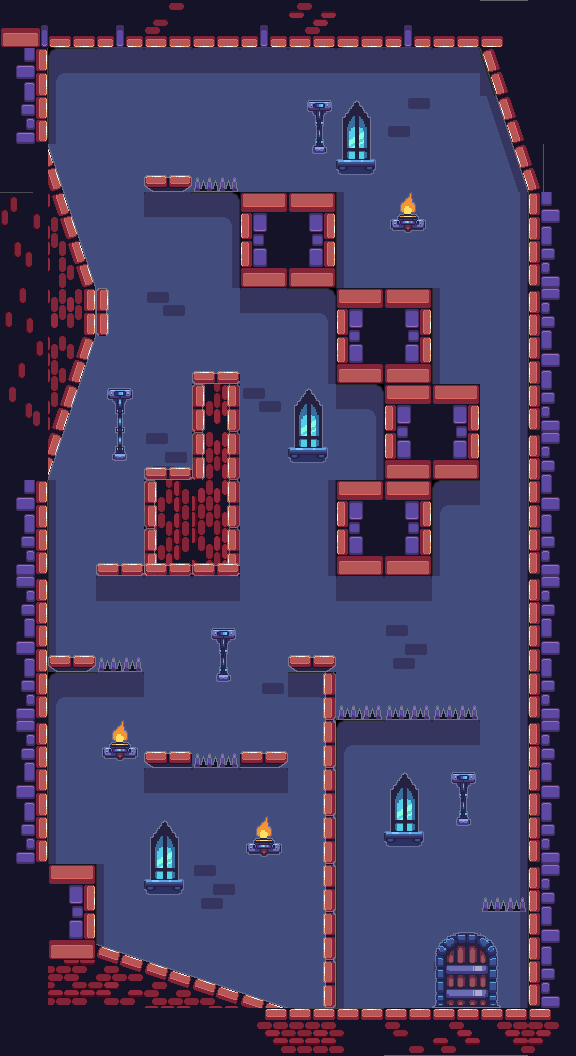

A 2D game scene composited from a Tiled map and its tileset images. What follows is a short description and the map's XML, with every tile layer's data as written:
An orthogonal 12x22 tile map with 48x48 px tiles, 3 tile layers (Background 1, Background 2, Background 3) and 23 objects.

<map version="1.5" tiledversion="1.7.2" orientation="orthogonal" renderorder="right-down" width="12" height="22" tilewidth="48" tileheight="48" infinite="0" nextlayerid="7" nextobjectid="30">
 <tileset firstgid="1" source="map_9.tsx" />
 <layer id="1" name="Background 1" width="12" height="22">
  <data encoding="csv">
19,20,21,22,20,21,30,20,21,20,1073741944,1,
55,218,206,206,206,206,206,206,206,206,2684354763,1,
73,236,238,238,238,238,238,238,225,238,3758096591,1,
1,238,238,238,238,238,238,238,238,238,2684354781,1,
1610612742,238,238,206,228,68,69,236,238,238,246,67,
1610612741,238,238,238,246,86,87,236,238,238,246,85,
1610612740,238,238,239,238,206,228,68,69,236,246,49,
1610612739,238,238,238,238,238,246,86,87,236,246,67,
1610612738,238,238,238,1610612835,239,238,228,68,69,246,85,
1,238,238,223,1610612834,238,238,246,86,87,246,49,
55,236,238,1610612836,1610612833,238,246,68,69,218,246,67,
73,236,238,1610612835,1610612832,238,246,86,87,236,246,85,
37,236,206,206,206,238,238,206,206,238,246,49,
55,236,238,238,238,238,238,238,223,238,246,67,
73,218,206,238,238,224,228,238,238,238,246,85,
37,236,238,238,238,238,238,218,206,206,246,49,
55,236,238,206,206,206,238,236,238,238,246,67,
73,236,238,238,238,238,238,236,238,238,246,85,
1,69,236,238,223,238,238,236,238,238,246,49,
1,87,236,238,238,238,238,236,238,238,246,67,
1,238,238,238,238,238,238,236,238,223,246,85,
1,1,1,1,1,91,92,93,109,110,111,103
</data>
 </layer>
 <layer id="2" name="Background 2" width="12" height="22">
  <data encoding="csv">
0,0,0,0,0,0,0,0,0,0,0,0,
0,0,0,0,0,0,0,0,0,0,2684354583,0,
0,0,0,0,0,0,361,289,0,0,2684354584,0,
0,2684354637,0,169,157,0,379,307,0,0,2684354585,2684354567,
0,2684354638,0,0,0,0,0,0,217,0,0,0,
0,2684354639,0,0,0,0,0,0,0,0,0,0,
0,2684354640,2684354711,0,0,0,0,0,0,0,0,0,
0,2684354641,0,0,151,0,0,0,0,0,0,0,
0,2684354642,362,0,2684354711,0,289,0,0,0,0,0,
0,2684354643,380,151,2684354711,0,307,0,0,0,0,0,
0,0,0,2684354711,0,0,0,0,0,0,0,0,
0,0,151,2684354711,1610612887,0,0,0,0,0,0,0,
0,0,0,0,0,0,0,0,0,0,0,0,
0,169,157,0,361,0,169,0,0,0,0,0,
0,0,0,0,379,0,1610612887,157,157,157,0,0,
0,0,217,187,157,189,1610612887,0,0,0,0,0,
0,0,0,0,0,0,1610612887,0,289,361,0,0,
0,0,0,289,0,217,1610612887,0,307,379,0,0,
0,0,0,307,0,0,1610612887,0,0,0,157,0,
0,0,83,0,0,0,1610612887,0,0,298,299,0,
0,100,101,81,82,83,1610612887,0,0,316,317,0,
0,0,0,0,0,0,0,0,0,0,0,0
</data>
 </layer>
 <layer id="3" name="Background 3" width="12" height="22">
  <data encoding="csv">
0,0,0,0,0,0,0,0,0,0,0,0,
0,0,0,0,0,0,0,0,0,0,0,0,
0,0,0,0,0,0,0,0,0,0,0,0,
0,0,0,0,0,0,0,0,0,0,0,0,
0,0,0,0,0,0,0,0,0,0,0,0,
0,0,0,0,0,0,0,0,0,0,0,0,
0,0,0,0,0,0,0,0,0,0,0,0,
0,0,0,0,0,0,0,0,0,0,0,0,
0,0,0,0,1610612887,0,0,0,0,0,0,0,
0,0,0,0,1610612887,0,0,0,0,0,0,0,
0,0,0,0,1610612887,0,0,0,0,0,0,0,
0,0,0,151,151,0,0,0,0,0,0,0,
0,0,0,0,0,0,0,0,0,0,0,0,
0,0,0,0,0,0,0,0,0,0,0,0,
0,0,0,0,0,0,0,0,0,0,0,0,
0,0,0,0,0,0,0,0,0,0,0,0,
0,0,0,0,0,0,0,0,0,0,0,0,
0,0,0,0,0,0,0,0,0,0,0,0,
0,0,0,0,0,0,0,0,0,0,0,0,
0,0,0,0,0,0,0,0,0,0,0,0,
0,0,0,0,0,0,0,0,0,0,0,0,
0,0,0,0,0,0,0,0,0,0,0,0
</data>
 </layer>
 <objectgroup id="4" name="Walls">
  <object id="1" x="49" y="49.5">
   <polygon points="0,0 -0.5,99.5 -22.5,44.5" />
  </object>
  <object id="2" x="48.5" y="151">
   <polygon points="0,0 47.5,136.5 59.5,136.5 59.5,185.5 47,185.5 0.5,329" />
  </object>
  <object id="3" x="49" y="481">
   <polygon points="0,0 0.5,174 46.5,173.5 46.5,184 38.5,190 -0.5,192 -0.5,381.5 -32,185.5" />
  </object>
  <object id="4" x="49" y="863">
   <polygon points="0,0 47.5,-0.5 47.5,81.5 -4.5,1" />
  </object>
  <object id="5" x="98" y="945">
   <polygon points="0,0 194,63.5 -22,56.5" />
  </object>
  <object id="6" x="292" y="1009">
   <polygon points="0,0 236,-1.5 123,31.5" />
  </object>
  <object id="7" x="322" y="1006.5">
   <polygon points="0,0 2,-333 -25,-333.5 -35.5,-341.5 -33.5,-351.5 13.5,-351 13,-342 13.5,0.5" />
  </object>
  <object id="8" x="528" y="190.667">
   <polygon points="0,0 -1.33333,814.667 37.3333,376" />
  </object>
  <object id="9" x="479.5" y="48">
   <polygon points="0,0 48,141 68,62.5" />
  </object>
  <object id="11" x="50" y="48">
   <polygon points="0,0 428.667,-0.666667 216.667,-34.6667" />
  </object>
  <object id="12" x="144.333" y="761.667">
   <polygon points="0,0 0.333333,-10.6667 46.6667,-10.6667 47,5.33333 8,5.66667" />
  </object>
  <object id="13" x="240.667" y="750.333">
   <polygon points="0,0 46.6667,0.333333 47,11 38.3333,16.6667 0,16.3333" />
  </object>
  <object id="14" x="95.6667" y="563">
   <polygon points="0,0 -0.333333,13 145,13.6667 144.667,-192 96.6667,-192 96.3333,-95.6667 48.3333,-96 48.6667,0.333333" />
  </object>
  <object id="16" x="144" y="176">
   <polygon points="0,0 48,-0.666667 48,8.66667 40.6667,14.6667 10,16.6667 -1.33333,10.6667" />
  </object>
  <object id="25" x="337.5" y="575.5">
   <polygon points="0,0 94,0.5 94.5,-95.5 143,-95 143,-191.5 95,-191.5 95,-286.5 -2,-287.5 -2.5,-192.5 47,-190.5 47,-97 -1.5,-96" />
  </object>
  <object id="28" x="240" y="288">
   <polygon points="0,0 -0.5,-95.5 96.5,-95.5 95.5,-1.5 5,0 5,-11" />
  </object>
  <object id="29" x="95.5" y="564">
   <polygon points="0,0 48,0 25,12" />
  </object>
 </objectgroup>
 <objectgroup id="5" name="Traps">
  <object id="17" x="480.5" y="911.75">
   <polygon points="0,0 4,-14.5 43,-15.25 45.5,0.25" />
  </object>
  <object id="18" x="336.5" y="720.25">
   <polygon points="0,0 144,0 138.75,-15.75 5.25,-15.5" />
  </object>
  <object id="19" x="192.25" y="767.5">
   <polygon points="0,0 47.5,0 43,-16 5.25,-16" />
  </object>
  <object id="20" x="95.5" y="671.75">
   <polygon points="0,0 49.25,0 43.5,-15.5 5.75,-15.25" />
  </object>
  <object id="21" x="191.333" y="191.333">
   <polygon points="0,0 50,2 44,-15.6364 5.33333,-15.5152" />
  </object>
 </objectgroup>
 <objectgroup id="6" name="Door">
  <object id="22" x="431.75" y="1007.25">
   <polygon points="0,0 70,0.25 65.75,-2.75 66.5,-55 64.5,-61.75 60.75,-66.25 58.25,-67.75 53.25,-70.25 48.75,-72.25 44.25,-74.75 26,-74.25 18.75,-72.75 15.25,-71.5 10.5,-66.25 6,-61 3.75,-56.5 3.5,-53.5 3,-2.5" />
  </object>
 </objectgroup>
</map>
